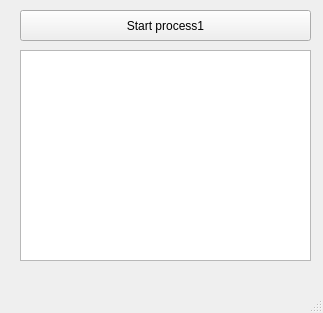
<?xml version="1.0" encoding="UTF-8"?>
<ui version="4.0">
 <class>testProcess</class>
 <widget class="QMainWindow" name="testProcess">
  <property name="geometry">
   <rect>
    <x>0</x>
    <y>0</y>
    <width>323</width>
    <height>313</height>
   </rect>
  </property>
  <property name="windowTitle">
   <string>MainWindow</string>
  </property>
  <widget class="QWidget" name="centralwidget">
   <widget class="QPushButton" name="processButton">
    <property name="geometry">
     <rect>
      <x>20</x>
      <y>10</y>
      <width>291</width>
      <height>31</height>
     </rect>
    </property>
    <property name="text">
     <string>Start process1</string>
    </property>
   </widget>
   <widget class="QPlainTextEdit" name="text">
    <property name="geometry">
     <rect>
      <x>20</x>
      <y>50</y>
      <width>291</width>
      <height>211</height>
     </rect>
    </property>
    <property name="readOnly">
     <bool>true</bool>
    </property>
   </widget>
  </widget>
  <widget class="QMenuBar" name="menubar">
   <property name="geometry">
    <rect>
     <x>0</x>
     <y>0</y>
     <width>323</width>
     <height>21</height>
    </rect>
   </property>
  </widget>
  <widget class="QStatusBar" name="statusbar"/>
 </widget>
 <resources/>
 <connections/>
</ui>
